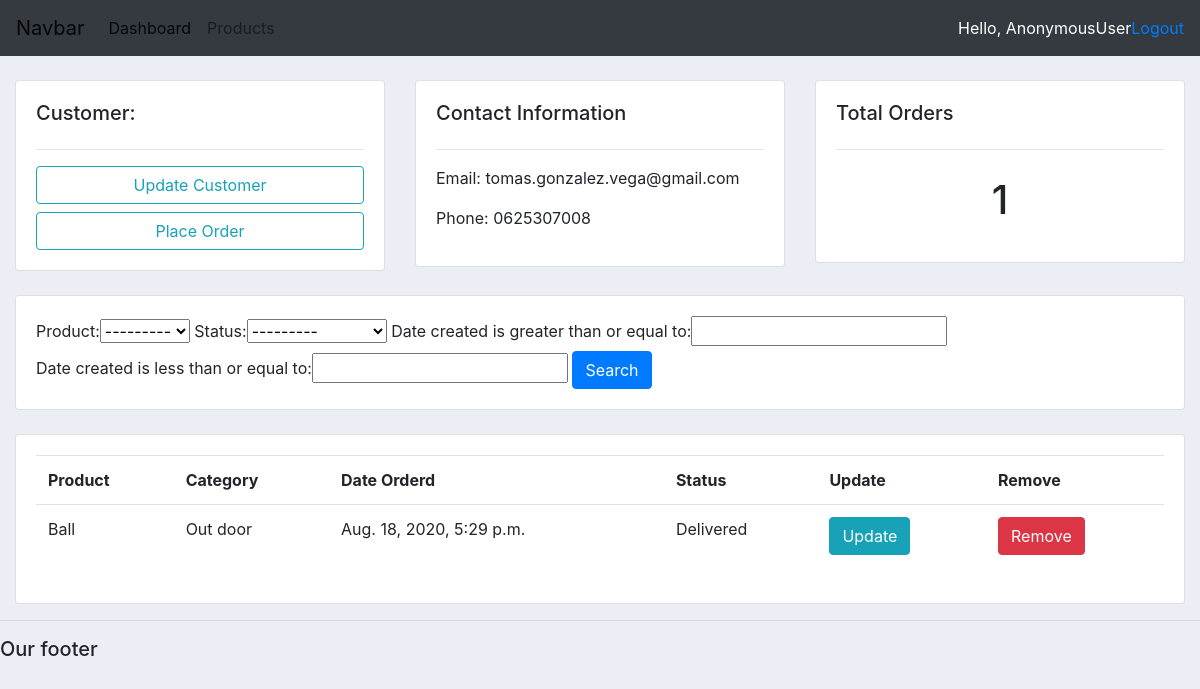
The app's page /customer/1/ with its own data.
### accounts/models.py (models this page shows, shortened)
class Customer(models.Model):
    name = models.CharField(max_length=200, null=True)
    phone = models.CharField(max_length=10, null=True)
    email = models.CharField(max_length=200, null=True)
    date_created = models.DateTimeField(auto_now_add=True, null=True)

class Order(models.Model):
    STATUS =(
        ('Pending', 'Pending'),
        ('Out for delivery', 'Out for delivery'),
        ('Delivered', 'Delivered'),
    )
    customer = models.ForeignKey(Customer, null= True, on_delete=models.SET_NULL)
    product = models.ForeignKey(Product, null=True, on_delete=models.SET_NULL)
    date_created = models.DateTimeField(auto_now_add=True, null=True)
    status = models.CharField(max_length=200, null=True, choices=STATUS)

class Product(models.Model):
    CATEGORY = (
        ('Indoor', 'Indoor'),
        ('Out door', 'Out door'),
    )
    name = models.CharField(max_length=200, null=True)
    price = models.FloatField(null=True)
    category = models.CharField(max_length=200, null=True, choices=CATEGORY)
    description = models.CharField(max_length=200, null=True, blank=True)
    date_created = models.DateTimeField(auto_now_add=True, null=True)
    tags = models.ManyToManyField(Tag)
    def __str__(self):
        return self.name

### accounts/views.py (the view)
# urls.py: path('customer/<str:pk>/', views.customer, name="customer"),
def customer(request, pk):
    customer = Customer.objects.get(id=pk)
    orders = customer.order_set.all()
    total_orders = orders.count()
    order_filter = OrderFilter(request.GET, queryset=orders)
    orders = order_filter.qs
    data = { 'customer': customer, 'total_orders': total_orders, 'orders': orders, 'order_filter': order_filter, }
    return render(request, 'accounts/customer.html', data)

### accounts/templates/accounts/customer.html
{% extends 'accounts/base.html' %}
{% block content %}
<br>
<div class="container-fluid">
    <div class="row">
        <div class="col">
            <div class="card card-body">
                <h5>Customer:</h5>
                <hr>
                <a class="btn btn-outline-info  btn-block" href="">Update Customer</a>
                <a class="btn btn-outline-info  btn-block" href="{% url 'create_order' customer.id %}">Place Order</a>
            </div>
        </div>
        <div class="col">
            <div class="card card-body">
                <h5>Contact Information</h5>
                <hr>
                <p>Email: {{customer.email}}</p>
                <p>Phone: {{customer.phone}}</p>
            </div>
        </div>
        <div class="col">
            <div class="card card-body">
                <h5>Total Orders</h5>
                <hr>
                <h1 style="text-align: center;padding: 10px">{{total_orders}}</h1>
            </div>
        </div>
    </div>
    <br>
    <div class="row">
        <div class="col">
            <div class="card card-body">
                <form method="get">
                    {{order_filter.form}}
                <button class="btn btn-primary" type="submit">Search</button>
            </form>
            </div>
        </div>
    </div>
    <br>
    <div class="row">
        <div class="col">
            <div class="card card-body">
                <table class="table ">
                    <tr>
                        <th>Product</th>
                        <th>Category</th>
                        <th>Date Orderd</th>
                        <th>Status</th>
                        <th>Update</th>
                        <th>Remove</th>
                    </tr>
                    {% for order in orders %}
                        <tr>
                            <td>{{order.product.name}}</td>
                            <td>{{order.product.category}}</td>
                            <td>{{order.date_created}}</td>
                            <td>{{order.status}}</td>
                            <td><a class="btn btn-info" href="{% url 'update_order' order.id %}">Update</a></td>
                            <td><a class="btn btn-danger" href="{% url 'delete_order' order.id %}">Remove</a></td>
                       </tr>
                    {% endfor %}
                </table>
            </div>
        </div>
    </div>
</div>
{% endblock %}

### static/css/main.css (style rules this page uses)
body { background-color: #ebeff5 }

### records on screen
Customer: email "tomas.gonzalez.vega@gmail.com", phone "0625307008"
Order: product.name "Ball", product.category "Out door", date_created "Aug. 18, 2020, 5:29 p.m.", status "Delivered"

### other values on screen
{{ request.user }} "AnonymousUser"
{{ total_orders }} "1"
